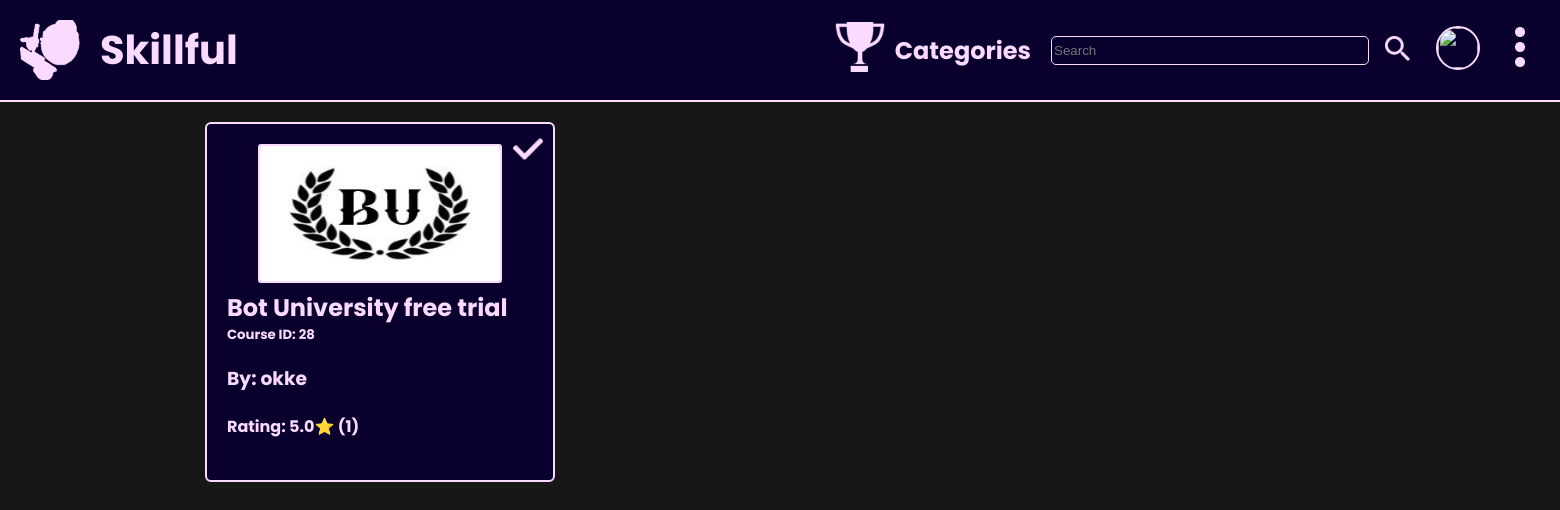
The app's page /Skillful_PHP/Skillful/home.php?category=4 (signed in) with its own data.
### tables this page shows
CREATE TABLE `courses` (
  `id` int(11) NOT NULL,
  `name` varchar(50) NOT NULL,
  `creation_date` datetime NOT NULL,
  `description` blob DEFAULT NULL,
  `verified` tinyint(4) NOT NULL DEFAULT 0,
  `folder` blob NOT NULL,
  `category` int(11) DEFAULT NULL,
  `user_created` int(11) NOT NULL,
  `state` tinyint(4) NOT NULL DEFAULT 0
);

### Skillful_PHP/Skillful/home.php (the view, shortened to what this page needs)
<!DOCTYPE html>
<html lang="en">
<head>
    <link rel="stylesheet" type="text/css" href="styles/style.css">
    <link rel="stylesheet" type="text/css" href="styles/styleHomePage.css">
    <link rel="stylesheet" type="text/css" href="styles/styleHomeShared.css">
</head>
<body>
    <?php
        include "db_connection.php";
        if (!isset($_SESSION['user_id'])) {
            header('Location: login.php');
        } else {
            $user_id = $_SESSION['user_id'];
            $getUser = "SELECT * FROM users WHERE id = $user_id";
            $result = mysqli_query($connection, $getUser);
            if($result){
                if(mysqli_num_rows($result) > 0){
                    $row = mysqli_fetch_assoc($result);
                    if($row['role'] == 1){
                        $admin = true;
                    } else {
                        $admin = 0;
                    }
                } else {
                    header('Location: login.php');
                }
            }
        }
    ?>
    <div id="header">
        <a href="home.php" id="logoBox">
            <img id="logo" class="img" src="assets/icons/logo/logo0.png">
            <h1 id="title">Skillful</h1>
        </a>
        <div id="rightHeader">
            <div id="leaderboardButton">
                <a href="leaderboard.php" style="margin-right: 10px; width: 50px; height: 50px"><img class="img" src="assets/icons/leaderboardButton/leaderboard0.png" width=50px height=50px></a>
            </div>
            <div id="categoriesButton">
                <h2>Categories</h2>
            </div>
            <div id="searchBar">
                <form id="searchForm" action="" method="GET">
                    <input id="bar" type="text" placeholder="Search" name="search">
                    <button type="submit" style="background-color: transparent; margin-left: 10px; border: none; cursor: pointer"><img width="25px" height="25px" class="img" src="assets/icons/searchButton/searchButton0.png"></button>
                </form>
            </div>
            <div id="profileIcon">
                <?php
                    echo "<a href='viewProfile.php?userid=".$GLOBALS['user_id']."'><img id='pfp' src='".$GLOBALS['profilePic']."'></a>";
                ?>
            </div>
            <div id="optionsButton" state=0>
                <img src="assets/icons/optionsButton/optionsButton0.png" id="options" class="img">
            </div>
        </div>
    </div>
        <?php
            $sqlCode = "SELECT * FROM categories";
            $result = mysqli_query($connection, $sqlCode);
        ?>
    <div id="mainBody">
        <?php
            if($_SERVER['REQUEST_METHOD'] == 'GET'){
                if(isset($_GET['category'])){
                    echo '<div id="results">';
                    $category = $_GET['category'];
                    $sqlCode = "SELECT * FROM courses_view WHERE category = '$category' AND (state = 1 OR user_created = ".$user_id." OR ".$admin." = TRUE) ORDER BY verified DESC, state DESC, avgRating DESC";
                    $result = mysqli_query($connection, $sqlCode);
                } else if(isset($_GET["search"])){
                    echo '<div id="results">';
                    $search = $_GET['search'];
                    $sqlCode = "SELECT * FROM courses_view WHERE name LIKE '%$search%' AND (state = 1 OR user_created = ".$user_id." OR ".$admin." = TRUE) ORDER BY verified DESC, state DESC, avgRating DESC";
                    $result = mysqli_query($connection, $sqlCode);
                }
                if($result){
                    if(mysqli_num_rows($result) > 0){
                        while($row = mysqli_fetch_assoc($result)){
                            echo "<a class='courseResult clickableBoxLink' href='viewCourse.php?courseId=".$row["course_id"]."'><div class='courseDiv'>";
                            if($row['verified'] == 1){
                                echo "<img class='verifiedIcon img' src='assets/icons/verifiedIcon/verifiedIcon0.png'>";
                            } else if($row['state'] == 0){
                                echo "<img class='verifiedIcon img' src='assets/icons/lockIcon/lockIcon0.png'>";
                            }
                            echo "<img class='courseThumbnail' src='".$row['folder']."thumbnail.png'><h2>".$row['name']."</h2><h5>Course ID: ".$row['course_id']."<h3>By: ".$row['username']."</h3></h5>";
                            if($row['nComments']>0){
                                echo "<h4>Rating: ".$row['avgRating']."⭐ (".$row['nComments'].")</h4>";
                            } else {
                                echo "<h4>No rating</h4>";
                            }
                            echo "</div></a>";
                        }
                    } else {
                        echo "<h2>No results</h2>";
                    }
                } else {
                    echo "Errore nella query";
                }
            }
            echo '</div>';
        ?>
        </div>
</body>
</html>

### Skillful_PHP/Skillful/styles/style.css (style rules this page uses)
:root { --primary: #171717; --textcolor: #f0f8ff; --windowbg: #09002e; --boxbg: #270042; }
body { font-family: 'Poppins', sans-serif; color: var(--textcolor); background-color: var(--primary); margin: 0; overflow-x: hidden; }
.clickableBoxLink { text-decoration: none; color: var(--textcolor); }

### Skillful_PHP/Skillful/styles/styleHomePage.css (style rules this page uses)
#categoriesButton { cursor: pointer; }
#searchBar { margin-left: 20px; }
#results { z-index: 0; padding: 20px; display: grid; grid-template-columns: repeat(4, 350px); column-gap: 50px; row-gap: 50px; position: relative; width: fit-content; margin-left: 50%; transform: translateX(-50%); }
.courseResult { padding: 20px; border: 2px solid var(--textcolor); background-color: var(--windowbg); border-radius: 6px; cursor: pointer; }
.courseResult h2, .courseResult h5 { margin: 0; }
.courseThumbnail { width: 240px; height: 135px; margin-left: 50%; transform: translateX(-50%); border: 2px solid var(--textcolor); border-radius: 3px; }
#searchForm { display: flex; align-items: center; }
#bar { width: 20vw; background-color: transparent; border: 1px solid var(--textcolor); height: 25px; border-radius: 5px; color: var(--textcolor); }
.courseDiv { position: relative; }
.verifiedIcon { position: absolute; top: -5%; right: -5%; margin: 5px; height: 30px; width: 30px; z-index: 1; }
@media only screen and (max-width: 1600px) and (min-width: 1201px) { #results { grid-template-columns: repeat(3, 350px); } }

### Skillful_PHP/Skillful/styles/styleHomeShared.css (style rules this page uses)
#logoBox { display: flex; align-items: center; text-decoration: none; color: var(--textcolor); }
#logo { width: 60px; height: 60px; margin: 20px; }
#title { margin: 0; font-size: 40px; }
#header { display: flex; align-items: center; justify-content: space-between; width: 100%; border-bottom: 2px solid var(--textcolor); background-color: var(--windowbg); z-index: 21; position: relative; }
#rightHeader { display: flex; align-items: center; }
#pfp { width: 40px; height: 40px; margin-right: 20px; margin-left: 20px; border-radius: 50%; border: 2px solid var(--textcolor); }
#options { width: 40px; height: 40px; margin-right: 20px; cursor: pointer; }

### records on screen
courses: verified 1 (drawn), folder (picture), name "Bot University free trial", course_id "28", username "okke", avgRating "5.0", nComments "1"
